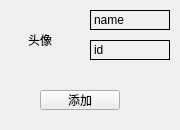
<?xml version="1.0" encoding="UTF-8"?>
<ui version="4.0">
 <class>afindReslute</class>
 <widget class="QWidget" name="afindReslute">
  <property name="geometry">
   <rect>
    <x>0</x>
    <y>0</y>
    <width>180</width>
    <height>130</height>
   </rect>
  </property>
  <property name="minimumSize">
   <size>
    <width>180</width>
    <height>130</height>
   </size>
  </property>
  <property name="maximumSize">
   <size>
    <width>180</width>
    <height>130</height>
   </size>
  </property>
  <property name="windowTitle">
   <string>Form</string>
  </property>
  <widget class="QLabel" name="label">
   <property name="geometry">
    <rect>
     <x>10</x>
     <y>10</y>
     <width>60</width>
     <height>60</height>
    </rect>
   </property>
   <property name="minimumSize">
    <size>
     <width>60</width>
     <height>60</height>
    </size>
   </property>
   <property name="maximumSize">
    <size>
     <width>60</width>
     <height>60</height>
    </size>
   </property>
   <property name="text">
    <string>头像</string>
   </property>
   <property name="alignment">
    <set>Qt::AlignCenter</set>
   </property>
  </widget>
  <widget class="QLabel" name="name">
   <property name="geometry">
    <rect>
     <x>90</x>
     <y>10</y>
     <width>80</width>
     <height>20</height>
    </rect>
   </property>
   <property name="minimumSize">
    <size>
     <width>80</width>
     <height>20</height>
    </size>
   </property>
   <property name="maximumSize">
    <size>
     <width>80</width>
     <height>20</height>
    </size>
   </property>
   <property name="frameShape">
    <enum>QFrame::Box</enum>
   </property>
   <property name="text">
    <string>name</string>
   </property>
  </widget>
  <widget class="QLabel" name="id">
   <property name="geometry">
    <rect>
     <x>90</x>
     <y>40</y>
     <width>80</width>
     <height>20</height>
    </rect>
   </property>
   <property name="minimumSize">
    <size>
     <width>80</width>
     <height>20</height>
    </size>
   </property>
   <property name="maximumSize">
    <size>
     <width>80</width>
     <height>20</height>
    </size>
   </property>
   <property name="frameShape">
    <enum>QFrame::Box</enum>
   </property>
   <property name="text">
    <string>id</string>
   </property>
  </widget>
  <widget class="QPushButton" name="pushButton">
   <property name="geometry">
    <rect>
     <x>40</x>
     <y>90</y>
     <width>80</width>
     <height>20</height>
    </rect>
   </property>
   <property name="minimumSize">
    <size>
     <width>80</width>
     <height>20</height>
    </size>
   </property>
   <property name="maximumSize">
    <size>
     <width>80</width>
     <height>20</height>
    </size>
   </property>
   <property name="text">
    <string>添加</string>
   </property>
  </widget>
 </widget>
 <resources/>
 <connections/>
</ui>
